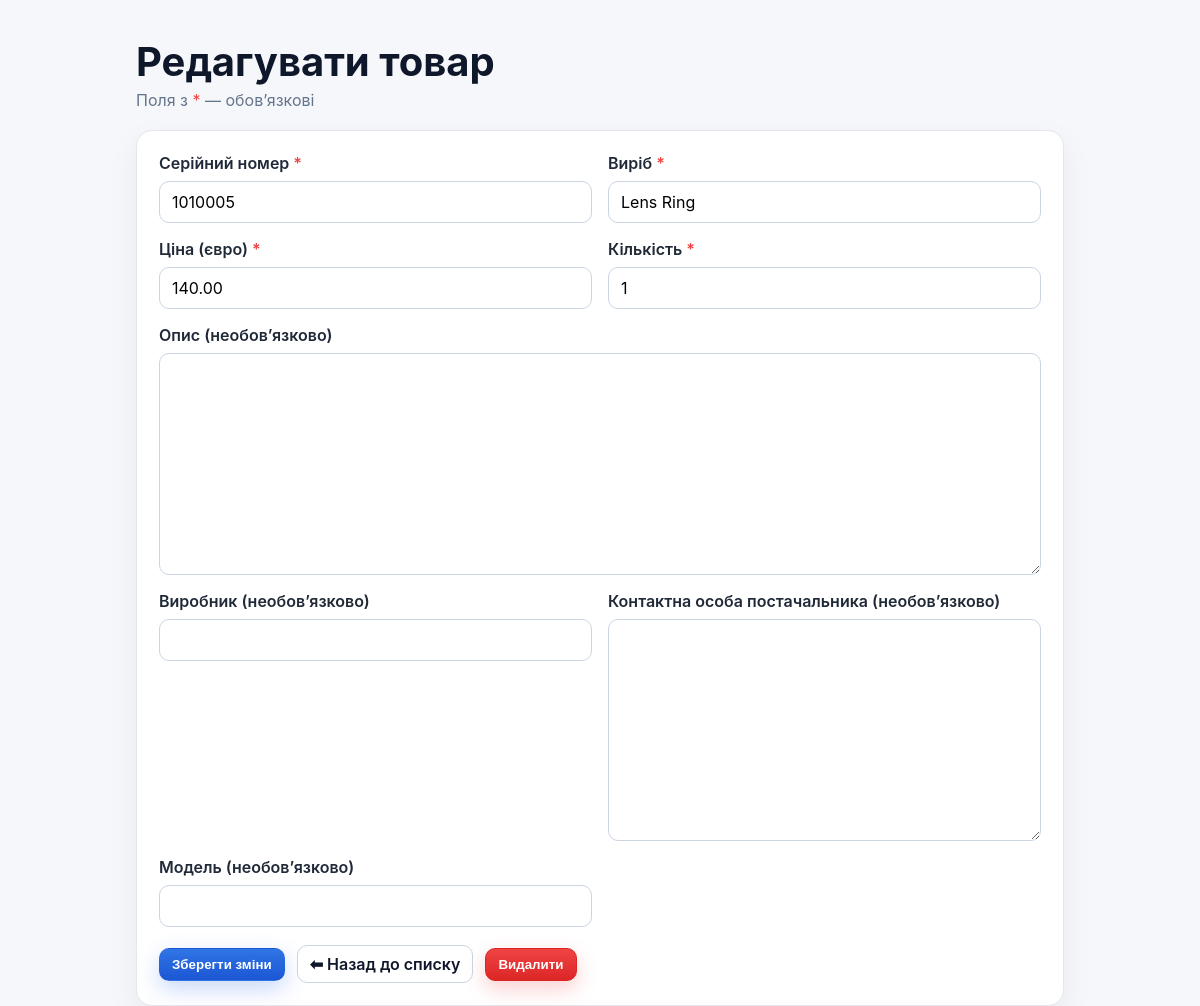
/product/6/edit/, run on the app's committed database.
### imagApp/models.py (models this page shows, shortened)
class Product(models.Model):
    subsystem = models.ForeignKey(Subsystem, on_delete=models.CASCADE, related_name="products")
    serial_number = models.CharField("Серійний номер", max_length=50)
    name = models.CharField("Виріб", max_length=100)
    price = models.DecimalField("Ціна (євро)", max_digits=10, decimal_places=2)
    stock = models.PositiveIntegerField("Кількість", default=1)
    description = models.TextField("Опис", blank=True, null=True)
    manufacturer = models.CharField("Виробник", max_length=100, blank=True, null=True)
    model = models.CharField("Модель", max_length=100, blank=True, null=True)
    supplier_contact = models.TextField("Контактна особа постачальника", blank=True, null=True)

### imagApp/views.py (the view)
# urls.py: path("product/<int:pk>/edit/", views.edit_product, name="edit_product"),
def edit_product(request, pk):
    product = get_object_or_404(Product, pk=pk)
    if request.method == "POST":
        form = ProductForm(request.POST, instance=product)
        if form.is_valid():
            form.save()
            messages.info(request, "Зміни збережено")
            return redirect("production")
        else:
            messages.error(request, "Виникла помилка. Перевірте дані.")
    else:
        form = ProductForm(instance=product)
    return render(request, "product_form.html", {"form": form, "mode": "edit", "product": product})

### imagApp/forms.py
class ProductForm(forms.ModelForm):
    class Meta:
        model = Product
        fields = [
            "subsystem",
            "serial_number",
            "name",
            "price",
            "stock",
            "description",
            "manufacturer",
            "model",
            "supplier_contact",
        ]

### imagApp/models.py (called while the page is built)
    def __str__(self):
        return f"{self.serial_number} - {self.system} - {self.subsystem}"

### imagApp/templates/product_form.html (shortened to what this page needs)
{% load static %}
<!DOCTYPE html>
<html lang="uk">
<head>
    <link rel="stylesheet" href="{% static 'css/main.css' %}">
    <link rel="stylesheet" href="{% static 'css/product_form.css' %}">
</head>
<body>
    <main class="container">
        <header class="page-header">
            <h1>{% if mode == "edit" %}Редагувати товар{% else %}Додати товар{% endif %}</h1>
            <p class="subtitle">Поля з <span class="req">*</span> — обов’язкові</p>
        </header>
        <section class="card">
            <form method="post" novalidate>
                <div class="grid">
                    <div class="form-group">
                        <label for="{{ form.serial_number.id_for_label }}">Серійний номер <span class="req">*</span></label>
                        {{ form.serial_number }}
                    </div>
                    <div class="form-group">
                        <label for="{{ form.name.id_for_label }}">Виріб <span class="req">*</span></label>
                        {{ form.name }}
                    </div>
                    <div class="form-group">
                        <label for="{{ form.price.id_for_label }}">Ціна (євро) <span class="req">*</span></label>
                        {{ form.price }}
                    </div>
                    <div class="form-group">
                        <label for="{{ form.stock.id_for_label }}">Кількість <span class="req">*</span></label>
                        {{ form.stock }}
                    </div>
                    <div class="form-group col-span-2">
                        <label for="{{ form.description.id_for_label }}">Опис (необов’язково)</label>
                        {{ form.description }}
                    </div>
                    <div class="form-group">
                        <label for="{{ form.manufacturer.id_for_label }}">Виробник (необов’язково)</label>
                        {{ form.manufacturer }}
                    </div>
                    <div class="form-group kontact-textarea">
                        <label for="{{ form.supplier_contact.id_for_label }}">Контактна особа постачальника (необов’язково)</label>
                        {{ form.supplier_contact }}
                    </div>
                    <div class="form-group">
                        <label for="{{ form.model.id_for_label }}">Модель (необов’язково)</label>
                        {{ form.model }}
                    </div>
                </div>
                <div class="actions">
                    <button type="submit" class="btn btn-primary">
                        {% if mode == "edit" %}Зберегти зміни{% else %}Створити{% endif %}
                    </button>
                    <a href="{% url 'production' %}" class="btn btn-secondary">⬅ Назад до списку</a>
                    {% if mode == "edit" and product %}
                        <button
                            type="submit"
                            class="btn btn-danger"
                            formaction="{% url 'product_delete' product.pk %}"
                            formmethod="post"
                            formnovalidate
                            onclick="return confirm('Видалити «{{ product.name }}» назавжди?');"
                        >
                            Видалити
                        </button>
                    {% endif %}
                </div>
            </form>
        </section>
    </main>
</body>
</html>

### static/css/main.css (style rules this page uses)
* { box-sizing: border-box; }
html, body { height: 100%; }
body { margin: 0; color: #0f172a; background: #fff; font-family: -apple-system, BlinkMacSystemFont, "Segoe UI", Inter, Roboto, Arial, "Noto Sans", sans-serif; }
.btn { display: inline-flex; font-weight: 600; align-items: center; justify-content: center; padding: 8px 12px; border: 1px solid transparent; border-radius: 10px; text-decoration: none; cursor: pointer; transition: background .15s ease, border-color .15s ease, transform .04s ease; }
.btn-primary { background: linear-gradient(180deg, #3075e5, #1c56d4); box-shadow: 0 8px 22px rgba(37, 99, 235, .25); color: #fff; }
.req { color: #ef4444; }

### static/css/product_form.css (style rules this page uses)
body { background: #f6f7fb; font-family: -apple-system, BlinkMacSystemFont, "Segoe UI", Inter, Roboto, Arial, "Noto Sans", "Helvetica Neue", sans-serif; }
.container { max-width: 960px; margin: 40px auto; padding: 0 16px; }
.page-header h1 { margin: 0 0 6px; font-size: 40px; line-height: 1.1; }
.subtitle { margin: 0 0 20px; color: #64748b; }
.card { background: #fff; border: 1px solid #e5e7eb; border-radius: 16px; box-shadow: 0 12px 32px rgba(2, 6, 23, .06); padding: 22px; }
.grid { display: grid; gap: 16px; grid-template-columns: 1fr; }
@media (min-width: 820px) { .grid { grid-template-columns: repeat(2, 1fr); } }
.col-span-2 { grid-column: span 2; }
.form-group { display: flex; flex-direction: column; gap: 8px; }
label { font-weight: 600; color: #1f2937; }
input[type="text"], input[type="number"], input[type="email"], input[type="url"], textarea, select { appearance: none; font: inherit; width: 100%; padding: 10px 12px; border: 1px solid #cbd5e1; border-radius: 10px; background: #fff; outline: none; transition: border-color .15s ease, box-shadow .15s ease, background .15s ease; }
textarea { resize: vertical; min-height: 110px; }
.kontact-textarea textarea { min-height: 44px; }
.actions { margin-top: 18px; display: flex; gap: 12px; align-items: center; }
.btn-danger { background: linear-gradient(180deg, #ef4444, #dc2626); color: #fff; border-color: #dc2626; box-shadow: 0 8px 20px rgba(239, 68, 68, .25); }
.btn-secondary { background: #fff; color: #0f172a; border-color: #cbd5e1; }

### data on the page
Product: serial_number "1010005", name "Lens Ring", price "140.00", stock "1"
